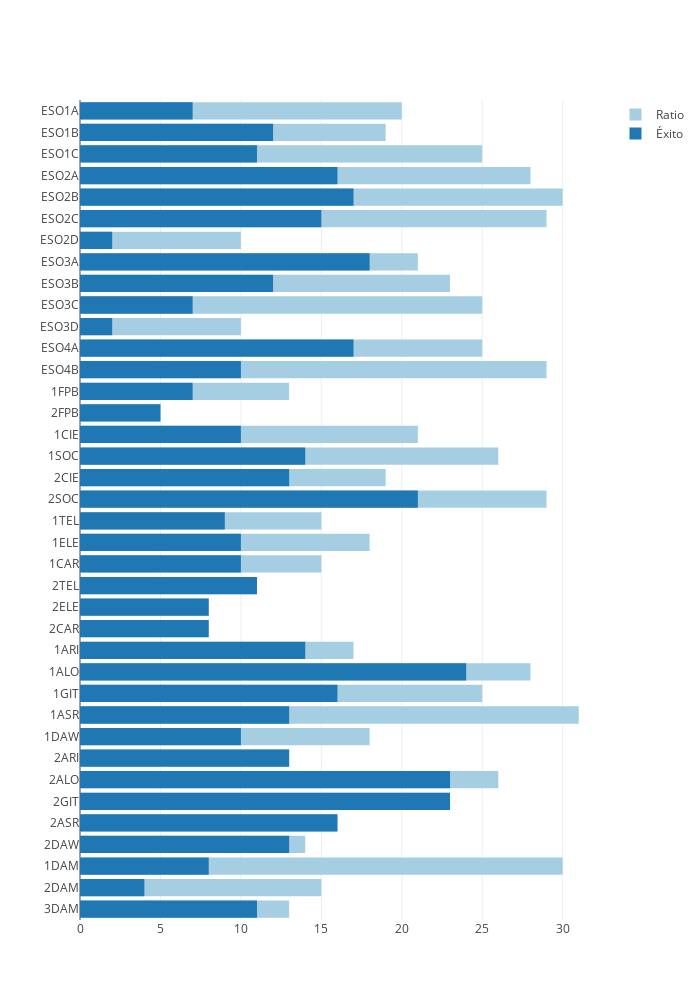

Here is the notebook cell this chart was saved with:
### Markdown cell above
## ÉXITO EN VALORES ABSOLUTOS

### Code cell
myplotly.hbar((dfc['ratio'], dfc['éxito_abs']), dfc.index, trace_names=('Ratio', 'Éxito'))

### Figure 1 — Plotly figure (JSON) as saved in the notebook; plotly's stock layout.template omitted (floating-point values rounded to 4 significant figures)
{"data": [{"marker": {"color": "rgb(166,206,227)"}, "name": "Ratio", "orientation": "h", "type": "bar", "uid": "a7fe3318-afcf-43da-8192-1d6aa7b48fcf", "x": [20, 19, 25, 28, 30, 29, 10, 21, 23, 25, 10, 25, 29, 13, 5, 21, 26, 19, 29, 15, 18, 15, 11, 8, 8, 17, 28, 25, 31, 18, 13, 26, 23, 16, 14, 30, 15, 13], "y": ["ESO1A", "ESO1B", "ESO1C", "ESO2A", "ESO2B", "ESO2C", "ESO2D", "ESO3A", "ESO3B", "ESO3C", "ESO3D", "ESO4A", "ESO4B", "1FPB", "2FPB", "1CIE", "1SOC", "2CIE", "2SOC", "1TEL", "1ELE", "1CAR", "2TEL", "2ELE", "2CAR", "1ARI", "1ALO", "1GIT", "1ASR", "1DAW", "2ARI", "2ALO", "2GIT", "2ASR", "2DAW", "1DAM", "2DAM", "3DAM"]}, {"marker": {"color": "rgb(31,120,180)"}, "name": "Éxito", "orientation": "h", "type": "bar", "uid": "bc444e17-6bc6-4fa5-8711-b9a1c0356e5c", "x": [7, 12, 11, 16, 17, 15, 2, 18, 12, 7, 2, 17, 10, 7, 5, 10, 14, 13, 21, 9, 10, 10, 11, 8, 8, 14, 24, 16, 13, 10, 13, 23, 23, 16, 13, 8, 4, 11], "y": ["ESO1A", "ESO1B", "ESO1C", "ESO2A", "ESO2B", "ESO2C", "ESO2D", "ESO3A", "ESO3B", "ESO3C", "ESO3D", "ESO4A", "ESO4B", "1FPB", "2FPB", "1CIE", "1SOC", "2CIE", "2SOC", "1TEL", "1ELE", "1CAR", "2TEL", "2ELE", "2CAR", "1ARI", "1ALO", "1GIT", "1ASR", "1DAW", "2ARI", "2ALO", "2GIT", "2ASR", "2DAW", "1DAM", "2DAM", "3DAM"]}], "layout": {"barmode": "overlay", "height": 1000, "title": {"text": ""}, "width": 700, "yaxis": {"autorange": "reversed", "type": "category"}}}
